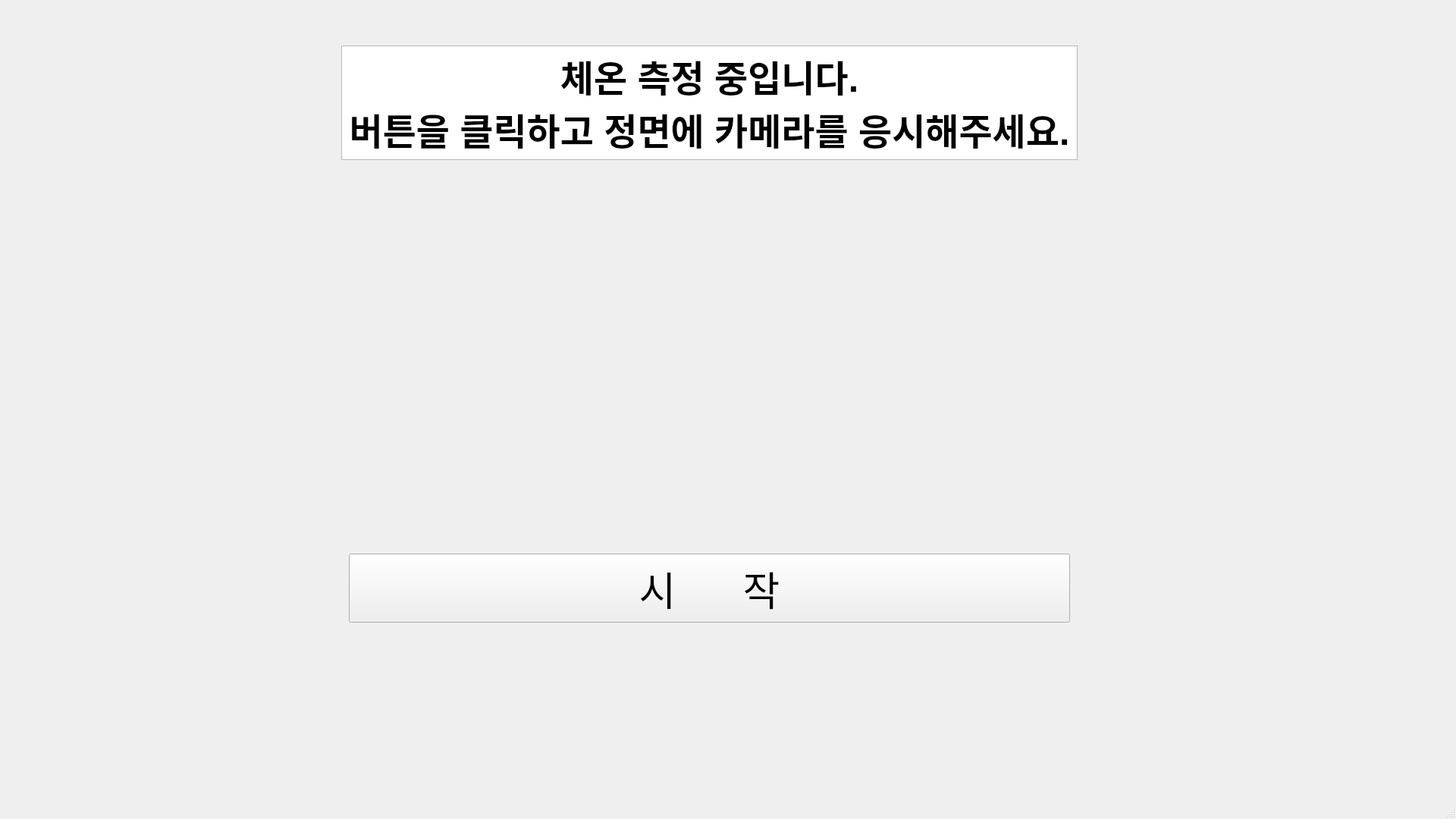
<?xml version="1.0" encoding="UTF-8"?>
<ui version="4.0">
 <class>MainWindow</class>
 <widget class="QMainWindow" name="MainWindow">
  <property name="geometry">
   <rect>
    <x>0</x>
    <y>0</y>
    <width>1920</width>
    <height>1080</height>
   </rect>
  </property>
  <property name="windowTitle">
   <string>Measured body tempreture</string>
  </property>
  <widget class="QWidget" name="centralwidget">
   <widget class="QTextBrowser" name="textBrowser">
    <property name="geometry">
     <rect>
      <x>450</x>
      <y>60</y>
      <width>971</width>
      <height>151</height>
     </rect>
    </property>
    <property name="html">
     <string>&lt;!DOCTYPE HTML PUBLIC &quot;-//W3C//DTD HTML 4.0//EN&quot; &quot;http://www.w3.org/TR/REC-html40/strict.dtd&quot;&gt;
&lt;html&gt;&lt;head&gt;&lt;meta name=&quot;qrichtext&quot; content=&quot;1&quot; /&gt;&lt;style type=&quot;text/css&quot;&gt;
p, li { white-space: pre-wrap; }
&lt;/style&gt;&lt;/head&gt;&lt;body style=&quot; font-family:'Ubuntu'; font-size:11pt; font-weight:400; font-style:normal;&quot;&gt;
&lt;p align=&quot;center&quot; style=&quot; margin-top:0px; margin-bottom:0px; margin-left:0px; margin-right:0px; -qt-block-indent:0; text-indent:0px;&quot;&gt;&lt;span style=&quot; font-size:36pt; font-weight:600;&quot;&gt;체온 측정 중입니다.&lt;/span&gt;&lt;/p&gt;
&lt;p align=&quot;center&quot; style=&quot; margin-top:0px; margin-bottom:0px; margin-left:0px; margin-right:0px; -qt-block-indent:0; text-indent:0px;&quot;&gt;&lt;span style=&quot; font-size:36pt; font-weight:600;&quot;&gt;버튼을 클릭하고 정면에 카메라를 응시해주세요.&lt;/span&gt;&lt;/p&gt;&lt;/body&gt;&lt;/html&gt;</string>
    </property>
   </widget>
   <widget class="QPushButton" name="pushButton_2">
    <property name="geometry">
     <rect>
      <x>460</x>
      <y>730</y>
      <width>951</width>
      <height>91</height>
     </rect>
    </property>
    <property name="font">
     <font>
      <pointsize>40</pointsize>
     </font>
    </property>
    <property name="text">
     <string>시      작</string>
    </property>
   </widget>
  </widget>
  <widget class="QStatusBar" name="statusbar"/>
 </widget>
 <resources/>
 <connections/>
</ui>
